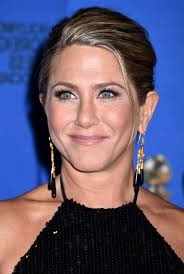
#> input picture Image dataset/flip_jennifer_aniston.jpeg, 184 x 274 px, given as the content of the folder front_facing_images, which was not available
$ python cv2_facial_prediction.py
#> lines starting #> are read from the running program, lines starting #| are printed output that depends on the picture; pictures that were not available may be replaced by others from this repository, and a replacement may not be noted
#!/usr/local/bin/python3

##################################################################################
# “AS-IS” Clause
#
# Except as represented in this agreement, all work produced by Developer is
# provided “AS IS”. Other than as provided in this agreement, Developer makes no
# other warranties, express or implied, and hereby disclaims all implied warranties,
# including any warranty of merchantability and warranty of fitness for a particular
# purpose.
##################################################################################

##################################################################################
#
# Date Completed: July 24, 2019
# Author: John Bumgarner
#
# Date Revised: October 10, 2020
# Revised by: John Bumgarner
#
# This Python script is designed to use the OpenCV Haar Cascade Classifier for
# frontal faces and the LBPHFaceRecognizer module for facial prediction.
#
##################################################################################

#############################################################################################
# The OS module in provides functions for interacting with the operating system.
#
# OS.walk() generate the file names in a directory tree by walking the tree.
#############################################################################################
import os
from os import walk

#############################################################################################
# The math module is used to round up confidence scores linked to face_FaceRecognizer.predict()
#############################################################################################
import math

#############################################################################################
# The pickle module is used for serializing and de-serializing a Python object structure.
# Pickling is a way to convert a python object (list, dict, etc.) into a character stream.
# The data format used by pickle is Python-specific.
#############################################################################################
import pickle

#############################################################################################
# numpy is one of fundamental packages for scientific computing with Python
#############################################################################################
import numpy as np

#############################################################################################
# The OpenCV is a library of programming functions mainly aimed at real-time computer vision.
# The Python package is opencv-python
#
# reference: https://pypi.org/project/opencv-python
#############################################################################################
import cv2

#############################################################################################
# LBPH face recognition algorithm
#
# Local Binary Pattern (LBP) is a simple yet very efficient texture operator
# which labels the pixels of an image by thresholding the neighborhood of each
# pixel and considers the result as a binary number.
#
# Parameters: the LBPH uses 4 parameters:
#
# 1. Radius: the radius used for building the Circular Local Binary Pattern. The greater the
# radius, the smoother the image but more spatial information you can get.
#
# 2. Neighbors: the number of sample points to build a Circular Local Binary Pattern from.
# An appropriate value is to use 8 sample points. Keep in mind: the more sample points
# you include, the higher the computational cost. Max value is 8.
#
# 3. Grid X: the number of cells in the horizontal direction, 8 is a common value used in publications.
# The more cells, the finer the grid, the higher the dimensionality of the resulting feature vector.
# Max value is 8
#
# 4. Grid Y: The number of cells in the vertical direction, 8 is a common value used in publications.
# The more cells, the finer the grid, the higher the dimensionality of the resulting feature vector.
# Max value is 8.
#
#############################################################################################
recognizer = cv2.face.LBPHFaceRecognizer_create(radius=1, neighbors=4, grid_x=4, grid_y=4)

#############################################################################################
# A Haar Cascade is a machine learning object detection algorithm used to identify objects
# in an image or video and based on the concept of ​​ features.
#
# reference: https://ieeexplore.ieee.org/document/990517
#############################################################################################

# obtains the absolute paths to the haar cascade installed
# this path will change based on where the haar cascade files
# are located.
cv2_base_dir = os.path.dirname(os.path.abspath(cv2.__file__))
haar_frontal_face_model = os.path.join(cv2_base_dir, 'data/haarcascade_frontalface_default.xml')

# Load the Haar Cascade Classifier used for frontal face images
face_cascade = cv2.CascadeClassifier(haar_frontal_face_model)


def get_image_files(directory_of_images):
    """
    This function is designed to traverse a directory tree and extract all the image names
    contained in the directory.

    :param directory_of_images:  the name of the target directory containing the images to be trained on.
    :return: list of images to be processed.
    """
#> called with directory_of_images = 'front_facing_images'
    images_to_process = []
    accepted_extensions = ('.bmp', '.gif', '.jpg', '.jpeg', '.png', '.svg', '.tiff')
    for (directory_path, directory_names, filenames) in walk(directory_of_images):
        for filename in filenames:
            if filename.endswith(accepted_extensions):
                images_to_process.append(os.path.join(directory_path, filename))
        return images_to_process


def prepare_training_data(image_dataset, height_aspect_ratio, width_aspect_ratio):
    """
     This function is designed to generate the data arrays used for labelling
     and the FaceRecognizer process.

     ref: https://docs.opencv.org/3.4/dd/d65/classcv_1_1face_1_1FaceRecognizer.html#a3182081e5f8023e658ad8ab96656dd63

    :param image_dataset: the names of the images that will be used in the training data
    :param height_aspect_ratio: this height attribute specifies the height of an image, in pixels
    :param width_aspect_ratio: this width attribute specifies the width of an image, in pixels
    :return: the image_names
             x_train contains the training data
             y_labels contains the association between the images and their labels.
    """
#> called with height_aspect_ratio = 300, width_aspect_ratio = 300

    # ID numbers associated with image labels
    current_id = 0

    # unique set of image names
    image_names = {}

    # list used to store ID numbers and image label information
    y_labels = []

    # list used to store the training data
    x_train = []

    for image in image_dataset:
        name = os.path.split(image)[-1].split(".")[0]
        if name not in image_names:
            image_names[name] = current_id
            current_id += 1
            id_ = image_names[name]

            # Read in the image
            img = cv2.imread(image, cv2.IMREAD_UNCHANGED)
#> img is the input picture: shape (274, 184, 3); mean B, G, R 114.2, 87.4, 95.6

            # resizes the image to pre-established height and width dimensions
            img = cv2.resize(img, (height_aspect_ratio, width_aspect_ratio), interpolation=cv2.INTER_AREA)
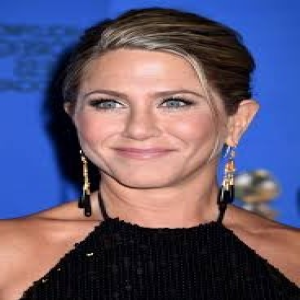
#> img: shape (300, 300, 3); mean B, G, R 114.1, 87.3, 95.5

            # cv2.cvtColor(input_image, flag) where flag determines the type of conversion
            grayscale_image = cv2.cvtColor(img, cv2.COLOR_BGR2GRAY)
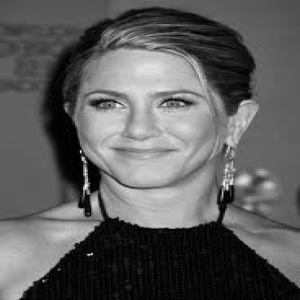
#> grayscale_image: shape (300, 300); min 0, max 250, mean 92.8

            # faces contains the calculate facial coordinates produced by face_cascade.detectMultiScale
            faces = face_cascade.detectMultiScale(grayscale_image, scaleFactor=1.3, minNeighbors=8,
                                                  flags=cv2.CASCADE_SCALE_IMAGE)
#> faces = [[66, 45, 156, 156]]

            # (x_coordinate, y_coordinate) are the top-left coordinate of the rectangle
            # (width, height) are the width and height of the rectangle
            for (x_coordinate, y_coordinate, width, height) in faces:
                print(f'Processing training data for image: {name}')

                # roi_gray is a numpy.ndarray based on the gray scale of the image
                roi_gray = grayscale_image[y_coordinate:y_coordinate + height, x_coordinate:x_coordinate + width]

                # append the training data to the x_train list
                x_train.append(roi_gray)

                # append the label information to the y_labels list
                y_labels.append(id_)
#> this loop made 1 pass
#| Processing training data for image: flip_jennifer_aniston
#> pass 1, in prepare_training_data, `roi_gray = grayscale_image[y_coordinate:y_coordinate + height, x_coord..`:
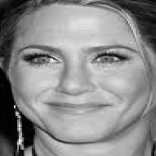
#> roi_gray: shape (156, 156); min 0, max 250, mean 138.9
#> after the loop, x_train = 1 item; y_labels = [0]

    return image_names, x_train, y_labels


def create_training_data(image_names, x_train, y_labels):
    """
     This function is designed to generate the files used for labelling
     and the FaceRecognizer process.

    :param image_names: the names of the images that are in the training data
    :param x_train: the numpy.ndarray related to the images used in the training process.
    :param y_labels: labels associated with the images
    :return: pickle file containing the association between the images and their labels.
             YML file used by the FaceRecognizer process.
   """
    with open('face_labels.pickle', 'wb') as pickle_file:
        print('Creating relational information for the training data.')
        pickle.dump(image_names, pickle_file)

    # Trains the FaceRecognizer with given data and associated labels.
    # The training images, that means the faces you want to learn.
    # The image data and their corresponding labels have to be given
    # as a vector.
    recognizer.train(x_train, np.array(y_labels))
    print('Writing out the recognition training data.')

    # Saves a FaceRecognizer and its model state to a
    # given filename, either as XML or YML (aka YAML)
    recognizer.write('face_train_data.yml')
    print('Finished processing the image training data. \n')
    print("*** Items in the dataset generated ***")
    print("Total number of faces: ", len(x_train))
    print("Total number of labels: ", len(y_labels))


def facial_recognition(photo_name, aspect_ratio_height, aspect_ratio_width, training_data, photo_labels):
    """
    This function is designed to perform facial prediction on a target
    images against the training data previously generated.

    :param photo_name: the name of the image that will be processed
    :param aspect_ratio_height: this height attribute specifies the height of an image, in pixels
    :param aspect_ratio_width: this width attribute specifies the width of an image, in pixels
    :param training_data: YML file containing the FaceRecognizer data
    :param photo_labels:pickle file containing the association between the images and their labels
    :return: image with rectangle draw around facial area overlaid with image label and
             confidence score
   """
    # Loads a persisted FaceRecognizer model and state from a YML (aka YAML) file
    # face_train_data.yml
    recognizer.read(training_data)

    # Sets the font parameters to use with cv2.putText
    font = cv2.FONT_HERSHEY_SIMPLEX
    font_size = 0.60
    font_thickness = 2
    font_color = (0, 204, 0)

    # Open the pickle file containing the image names
    # and their associated labels.
    # face_labels.pickle
    with open(photo_labels, 'rb') as pickle_file:
        # loads the pickle file
        pickle_labels = pickle.load(pickle_file)
        # extract the key and values pairs from the pickle file.
        labels = {value: key for key, value in pickle_labels.items()}

    # Read in the image
    image = cv2.imread(photo_name, cv2.IMREAD_UNCHANGED)

    # resizes the image to pre-established height and width dimensions
    image = cv2.resize(image, (aspect_ratio_height, aspect_ratio_width), interpolation=cv2.INTER_AREA)

    # cv2.cvtColor(input_image, flag) where flag determines the type of conversion.
    grayscale_image = cv2.cvtColor(image, cv2.COLOR_BGR2GRAY)

    # faces contains the calculate facial coordinates produced by face_cascade.detectMultiScale
    faces = face_cascade.detectMultiScale(grayscale_image, scaleFactor=1.3, minNeighbors=8,
                                          flags=cv2.CASCADE_SCALE_IMAGE)

    # sets the starting location of the text
    y0, dy = 20, 12

    # (x_coordinate, y_coordinate) are the top-left coordinate of the rectangle
    # (width, height) are the width and height of the rectangle
    for (x_coordinate, y_coordinate, width, height) in faces:

        # Draw bounding rectangle based on parameter dimensions
        # BGR color values (3 parameters)
        # BGR color (0, 255, 0) - https://rgb.to/0,255,0
        # Line width in pixels
        cv2.rectangle(image, (x_coordinate, y_coordinate), (x_coordinate + width, y_coordinate + height),
                      (255, 0, 255), 2)

        # roi_gray is a numpy.ndarray based on the gray scale of the image
        roi_gray = grayscale_image[y_coordinate:y_coordinate + height, x_coordinate:x_coordinate + width]

        # predicts a label and associated confidence (e.g. distance) for a given input image.
        identified_person, confidence_score = recognizer.predict(roi_gray)

        # The confidence score  (0-100) is adjustable, but setting the score
        # to high can produce invalid results.
        if confidence_score == 0:

            # extract the id number associated with a specific image label
            name = labels[identified_person]
            split_name = name.split('_')
            reformatted_name = ' '.join([i.capitalize() for i in split_name])

            # create the text to be overlaid on the image
            prediction_info = f'Name: {reformatted_name} \n\nAbsolute Match'

            # splits the label information based on new lines
            for i, line in enumerate(prediction_info.split('\n')):

                # calculates the y_coordinate of the text
                y_coordinate = y0 + i * dy

                # the function putText renders the specified text string in the image.
                cv2.putText(image, line, (x_coordinate - 15, y_coordinate - 2), font, font_size, font_color,
                            font_thickness)

        elif 0 < confidence_score <= 10:

            name = labels[identified_person]
            split_name = name.split('_')
            reformatted_name = ' '.join([i.capitalize() for i in split_name])

            prediction_info = f'Probability: {reformatted_name}\n\nConfidence score: ' \
                              f'{int(math.ceil(confidence_score))}%'

            for i, line in enumerate(prediction_info.split('\n')):

                # calculates the y_coordinate of the text
                y_coordinate = y0 + i * dy

                cv2.putText(image, line, (x_coordinate - 50, y_coordinate - 2), font, font_size, font_color,
                            font_thickness)

        else:
            # the function putText renders the specified text string in the image.
            cv2.putText(image, 'Unknown Person', (x_coordinate - 25, y_coordinate - 10), font, font_size, font_color,
                        font_thickness)

    return image


def display_facial_prediction_results(processed_photo):
    # write image out
    # rename as needed
    cv2.imwrite('absolute_match.jpg', processed_photo)

    # Display image with bounding rectangles
    # and title in a window. The window
    # automatically fits to the image size.
    cv2.imshow('Facial Prediction', processed_photo)

    # Displays the window infinitely
    key = cv2.waitKey(0) & 0xFF

    # Shuts down the display window and terminates
    # the Python process when a key is pressed on
    # the window
    if key == ord('q') or key == 113 or key == 27:
        cv2.destroyAllWindows()


image_directory = 'front_facing_images'
training_dataset = 'face_train_data.yml'
image_labels = 'face_labels.pickle'

images = get_image_files(image_directory)
image_height = 300
image_width = 300

# assemble the training data arrays and the associated labels
initial_training_data = prepare_training_data(images, image_height, image_width)
if initial_training_data:
    images = initial_training_data[0]
#> images = {'flip_jennifer_aniston': 0}
    training = initial_training_data[1]
#> training = 1 item
    label_info = initial_training_data[2]
#> label_info = [0]

    # generate the training data and the associated labels
    create_training_data(images, training, label_info)
#| Total number of faces:  1
#| Total number of labels:  1

    ############################################################
    # This code below is running a single face prediction test.
    ###########################################################
    image_name = 'natalie_portman.jpeg'
    image_prediction = facial_recognition(image_name, image_height, image_width, training_dataset, image_labels)
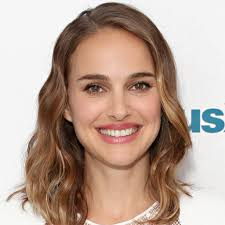
#> input picture Image dataset/natalie_portman.jpeg, 225 x 225 px, found by its file name
#> in facial_recognition, image is the input picture: shape (225, 225, 3); mean B, G, R 150.5, 163.6, 186.6
#> in facial_recognition, `grayscale_image = cv2.cvtColor(image, cv2.COLOR_BGR2GRAY)`:
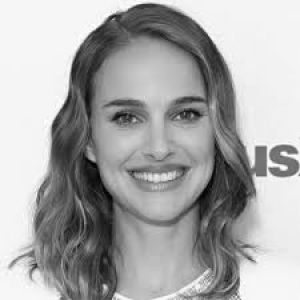
#> grayscale_image: shape (300, 300); min 3, max 255, mean 169
#> in facial_recognition, `faces = face_cascade.detectMultiScale(grayscale_image, scaleFactor=1.3..`: faces = [[70, 47, 173, 173]]
#> the loop in facial_recognition, `for (x_coordinate, y_coordinate, width, height) in faces:` made 1 pass
#> (x_coordinate, width, height, identified_person, confidence_score, name, split_name) on pass 1: (70, 173, 173, 0, 3.84, 'flip_jennifer_aniston', ['flip', 'jennifer', 'aniston'])
#> pass 1, in facial_recognition, `roi_gray = grayscale_image[y_coordinate:y_coordinate + height, x_coord..`:
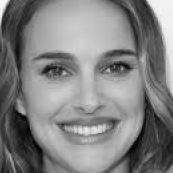
#> roi_gray: shape (173, 173); min 3, max 255, mean 129.4
#> after the loop in facial_recognition, `for (x_coordinate, y_coordinate, width, height) in faces:`:
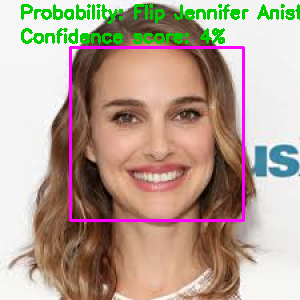
#> image: shape (300, 300, 3); mean B, G, R 147.4, 161.5, 182
    display_facial_prediction_results(image_prediction)
#> (key q is pressed here)
